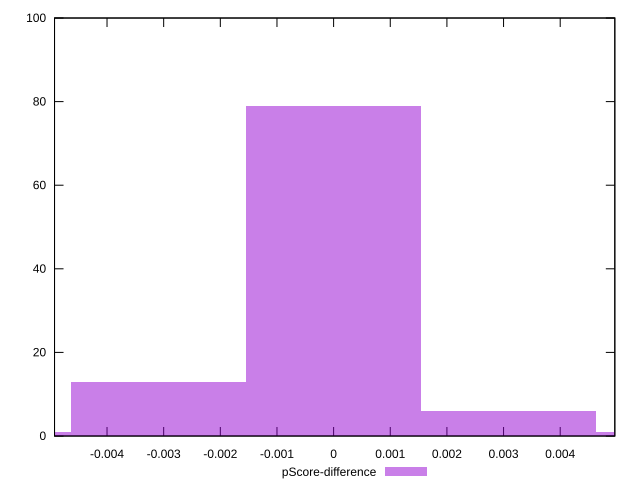

Write gnuplot code to recreate this figure.
reset

$pScoreDifference <<EOF
-0.003086279934991922 13
0 79
0.003086279934991922 6
-0.006172559869983844 1
0.006172559869983844 1
EOF

set key outside below
set boxwidth 0.003086279934991922
set xrange [-0.004926666418711312:0.004964166482289589]
set yrange [0:100]
set trange [0:100]
set style fill transparent solid 0.5 noborder
set terminal svg size 640, 490 enhanced background rgb 'white'
set output "report_0_00242021-02-20T12:25:28.543Z/uses-rel-preconnect/samples/pages+cached+noadtech/pScore-difference/histogram.svg"

plot $pScoreDifference title "pScore-difference" with boxes

reset
